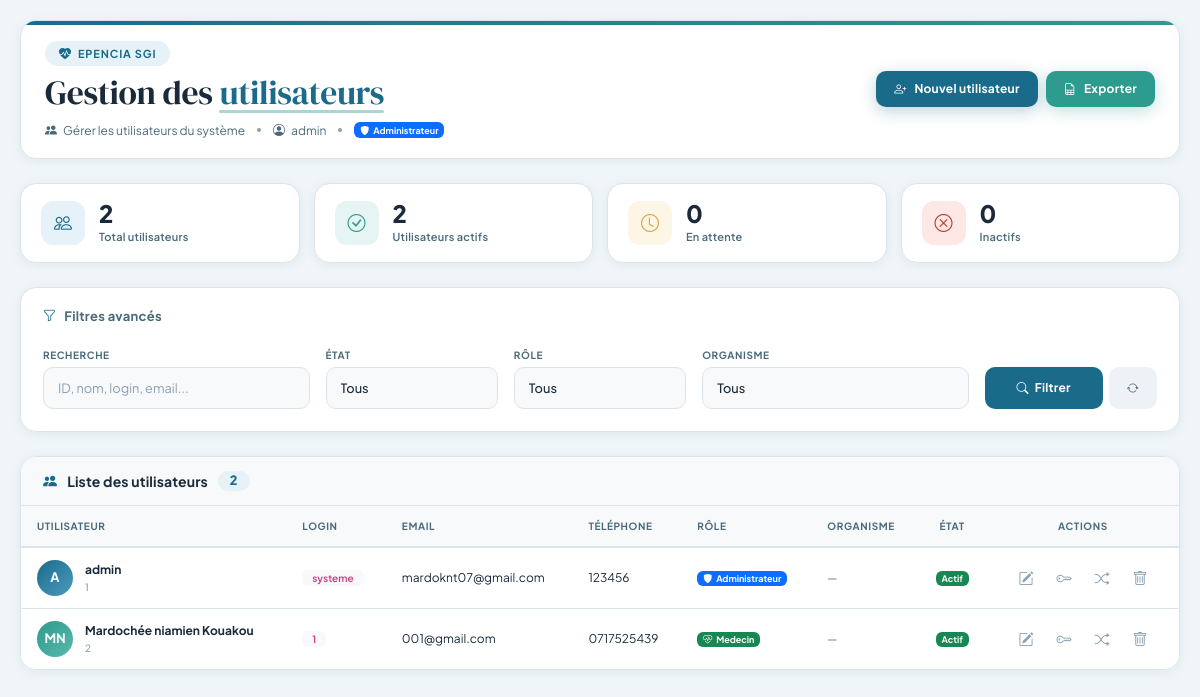
The page /views/utilisateur/gestion-utilisateur.php (signed in) on the database its author committed.
### tables this page shows
CREATE TABLE IF NOT EXISTS `utilisateurs` (
  `utilisateur_id` varchar(100) NOT NULL,
  `nom_prenom` varchar(200) DEFAULT NULL,
  `login` varchar(200) DEFAULT NULL,
  `mdp` varchar(200) DEFAULT NULL,
  `telephone` varchar(250) DEFAULT NULL,
  `email` varchar(200) DEFAULT NULL,
  `role` enum('Superviseur','Administrateur','Pharmacien','Medecin') DEFAULT NULL,
  `organisme_id` varchar(200) DEFAULT NULL,
  `date_saisie` date DEFAULT NULL,
  `photo` longblob,
  `type_photo` varchar(200) DEFAULT NULL,
  `etat` enum('actif','inactif','en attente') DEFAULT NULL,
  PRIMARY KEY (`utilisateur_id`),
  UNIQUE KEY `login` (`login`),
  UNIQUE KEY `email` (`email`)
);

### views/utilisateur/gestion-utilisateur.php (the view, shortened to what this page needs)
<?php
require 'database/database.php';
$user_role = $_SESSION['role'] ?? '';
$user_nom = $_SESSION['nom_prenom'] ?? 'Utilisateur';
$limit = 15;
$page = max(1, (int)($_POST['page'] ?? 1));
$search = trim($_POST['search'] ?? '');
$offset = ($page - 1) * $limit;
$count_sql = 'SELECT COUNT(*) FROM utilisateurs u LEFT JOIN organismes o ON u.organisme_id = o.organisme_id';
$count_params = [];
$stmt = $pdo->prepare($count_sql);
$stmt->execute($count_params);
$total_utilisateurs = $stmt->fetchColumn();
$sql = 'SELECT u.*, o.nom as organisme_nom, o.type as organisme_type FROM utilisateurs u LEFT JOIN organismes o ON u.organisme_id = o.organisme_id';
$sql .= ' ORDER BY u.nom_prenom ASC LIMIT ? OFFSET ?';
$stmt = $pdo->prepare($sql);
$i = 1;
$stmt->bindValue($i++, $limit, PDO::PARAM_INT);
$stmt->bindValue($i++, $offset, PDO::PARAM_INT);
$stmt->execute();
$utilisateurs = $stmt->fetchAll(PDO::FETCH_ASSOC);
$stmt = $pdo->query('SELECT COUNT(*) FROM utilisateurs'); $total_general = $stmt->fetchColumn();
$stmt = $pdo->query('SELECT COUNT(*) FROM utilisateurs WHERE etat = "actif"'); $total_actif = $stmt->fetchColumn();
$stmt = $pdo->query('SELECT COUNT(*) FROM utilisateurs WHERE etat = "inactif"'); $total_inactif = $stmt->fetchColumn();
$stmt = $pdo->query('SELECT COUNT(*) FROM utilisateurs WHERE etat = "en attente"'); $total_attente = $stmt->fetchColumn();
function getStatusBadge($status) {
    $statusMap = [
        'actif' => ['class' => 'success', 'label' => 'Actif'],
        'inactif' => ['class' => 'danger', 'label' => 'Inactif'],
        'en attente' => ['class' => 'warning', 'label' => 'En attente']
    ];
    $status = strtolower($status ?? 'inactif');
    $info = $statusMap[$status] ?? ['class' => 'secondary', 'label' => ucfirst($status)];
    return '<span class="badge bg-' . $info['class'] . '">' . $info['label'] . '</span>';
}
function getRoleBadge($role) {
    $roleMap = [
        'Superviseur' => ['class' => 'danger', 'icon' => 'bi-shield-check'],
        'Administrateur' => ['class' => 'primary', 'icon' => 'bi-shield-fill'],
        'Pharmacien' => ['class' => 'info', 'icon' => 'bi-capsule'],
        'Medecin' => ['class' => 'success', 'icon' => 'bi-heart-pulse']
    ];
    $info = $roleMap[$role] ?? ['class' => 'secondary', 'icon' => 'bi-person'];
    return '<span class="badge bg-' . $info['class'] . '"><i class="bi ' . $info['icon'] . ' me-1"></i>' . htmlspecialchars($role) . '</span>';
}
?>
<!DOCTYPE html>
<html lang="fr">
<head>
    <link href="https://cdn.jsdelivr.net/npm/bootstrap@5.3.2/dist/css/bootstrap.min.css" rel="stylesheet">
    <link href="https://cdn.jsdelivr.net/npm/bootstrap-icons@1.11.3/font/bootstrap-icons.css" rel="stylesheet">
</head>
<body>
<div class="app-container">
    <header class="page-header">
        <div class="header-left">
            <div class="medical-badge">
                <i class="bi bi-heart-pulse-fill"></i> Epencia SGI
            </div>
            <h1>Gestion des <span class="highlight">utilisateurs</span></h1>
            <div class="subtitle">
                <i class="bi bi-people-fill"></i>
                Gérer les utilisateurs du système
                <span class="dot"></span>
                <i class="bi bi-person-circle"></i> <?php echo htmlspecialchars($user_nom); ?>
                <span class="dot"></span>
                <?php echo getRoleBadge($user_role); ?>
            </div>
        </div>
        <div class="header-actions">
            <button class="btn btn-medical-primary" data-bs-toggle="modal" data-bs-target="#addModal">
                <i class="bi bi-person-plus"></i> <span>Nouvel utilisateur</span>
            </button>
            <form method="POST" class="d-inline">
                <button type="submit" name="export_excel" class="btn btn-medical-secondary">
                    <i class="bi bi-file-earmark-spreadsheet"></i> <span>Exporter</span>
                </button>
            </form>
        </div>
    </header>
    <div class="stats-grid fade-in">
        <div class="stat-card">
            <div class="stat-icon blue"><i class="bi bi-people"></i></div>
            <div>
                <div class="stat-value"><?= $total_general ?></div>
                <div class="stat-label">Total utilisateurs</div>
            </div>
        </div>
        <div class="stat-card">
            <div class="stat-icon teal"><i class="bi bi-check-circle"></i></div>
            <div>
                <div class="stat-value"><?= $total_actif ?></div>
                <div class="stat-label">Utilisateurs actifs</div>
            </div>
        </div>
        <div class="stat-card">
            <div class="stat-icon warning"><i class="bi bi-clock"></i></div>
            <div>
                <div class="stat-value"><?= $total_attente ?></div>
                <div class="stat-label">En attente</div>
            </div>
        </div>
        <div class="stat-card">
            <div class="stat-icon danger"><i class="bi bi-x-circle"></i></div>
            <div>
                <div class="stat-value"><?= $total_inactif ?></div>
                <div class="stat-label">Inactifs</div>
            </div>
        </div>
    </div>
    <form method="POST" action="" id="filterForm" class="filter-section fade-in">
        <div class="filter-title">
            <i class="bi bi-funnel"></i> Filtres avancés
        </div>
        <div class="row g-2 g-md-3 align-items-end">
            <div class="col-12 col-sm-6 col-md-3">
                <label class="form-label">Recherche</label>
                <input type="text" class="form-control" name="search" value="<?= htmlspecialchars($search) ?>" placeholder="ID, nom, login, email...">
            </div>
            <div class="col-6 col-sm-3 col-md-2">
                <label class="form-label">État</label>
                <select name="etat" class="form-select">
                    <option value="">Tous</option>
                </select>
            </div>
            <div class="col-6 col-sm-3 col-md-2">
                <label class="form-label">Rôle</label>
                <select name="role" class="form-select">
                    <option value="">Tous</option>
                </select>
            </div>
            <div class="col-8 col-sm-6 col-md-3">
                <label class="form-label">Organisme</label>
                <select name="organisme_id" class="form-select">
                    <option value="">Tous</option>
                </select>
            </div>
            <div class="col-4 col-sm-6 col-md-2">
                <div class="filter-actions">
                    <button type="submit" name="apply_filters" class="btn btn-filter w-100">
                        <i class="bi bi-search"></i> Filtrer
                    </button>
                    <button type="submit" name="reset_filters" class="btn btn-reset">
                        <i class="bi bi-arrow-repeat"></i>
                    </button>
                </div>
            </div>
        </div>
    </form>
    <div class="card-modern fade-in">
        <div class="card-header">
            <h5>
                <i class="bi bi-people-fill" style="color:var(--medical-blue);"></i>
                Liste des utilisateurs
                <span class="badge-count"><?= $total_utilisateurs ?></span>
            </h5>
        </div>
        <div class="card-body p-0">
            <div class="table-wrapper">
                <table class="table table-modern">
                    <thead>
                        <tr>
                            <th>Utilisateur</th>
                            <th>Login</th>
                            <th class="d-none d-md-table-cell">Email</th>
                            <th class="d-none d-lg-table-cell">Téléphone</th>
                            <th>Rôle</th>
                            <th class="d-none d-xl-table-cell">Organisme</th>
                            <th class="text-center">État</th>
                            <th class="text-center" style="min-width:120px;">Actions</th>
                        </tr>
                    </thead>
                    <tbody>
                        <?php if (empty($utilisateurs)): ?>
                            <tr>
                                <td colspan="8" class="text-center py-5" style="color:var(--medical-text-muted);">
                                    <i class="bi bi-inbox" style="font-size:3rem;display:block;margin-bottom:12px;opacity:0.3;"></i>
                                    Aucun utilisateur trouvé
                                </td>
                            </tr>
                        <?php else:
                            $avatarColors = ['blue', 'teal', 'warning', 'danger', 'info'];
                            $colorIndex = 0;
                            foreach ($utilisateurs as $u):
                                $row_class = 'row-' . str_replace(' ', '', $u['etat']);
                                $initiales = '';
                                $parts = explode(' ', trim($u['nom_prenom'] ?? 'U'));
                                foreach ($parts as $p) { if (!empty($p)) $initiales .= strtoupper(substr($p, 0, 1)); }
                                $color = $avatarColors[$colorIndex % count($avatarColors)];
                                $colorIndex++;
                        ?>
                            <tr class="<?= $row_class ?>">
                                <td>
                                    <div class="avatar-group">
                                        <span class="avatar <?= $color ?>"><?= substr($initiales, 0, 2) ?></span>
                                        <div class="user-details">
                                            <span class="name"><?= htmlspecialchars($u['nom_prenom'] ?? '-') ?></span>
                                            <span class="id"><?= htmlspecialchars($u['utilisateur_id']) ?></span>
                                        </div>
                                    </div>
                                </td>
                                <td><code style="font-size:clamp(10px,0.7vw,13px);background:var(--medical-gray-light);padding:2px 10px;border-radius:6px;font-weight:600;font-family:var(--font-primary);"><?= htmlspecialchars($u['login'] ?? '-') ?></code></td>
                                <td class="d-none d-md-table-cell"><?= htmlspecialchars($u['email'] ?? '-') ?></td>
                                <td class="d-none d-lg-table-cell"><?= htmlspecialchars($u['telephone'] ?? '-') ?></td>
                                <td><?= getRoleBadge($u['role'] ?? '') ?></td>
                                <td class="d-none d-xl-table-cell">
                                    <?php if (!empty($u['organisme_nom'])): ?>
                                        <span style="font-weight:600;font-size:clamp(0.7rem,0.75vw,0.85rem);font-family:var(--font-primary);"><?= htmlspecialchars($u['organisme_nom']) ?></span>
                                    <?php else: ?>
                                        <span class="text-muted" style="font-size:clamp(0.7rem,0.75vw,0.85rem);font-family:var(--font-primary);">—</span>
                                    <?php endif; ?>
                                </td>
                                <td class="text-center"><?= getStatusBadge($u['etat'] ?? '') ?></td>
                                <td>
                                    <div class="actions-group">
                                        <form method="POST" class="d-inline">
                                            <button type="submit" class="btn-action edit" title="Modifier">
                                                <i class="bi bi-pencil-square"></i>
                                            </button>
                                        </form>
                                        <button type="button" class="btn-action key" data-bs-toggle="modal" data-bs-target="#resetPasswordModal"
                                            data-utilisateur-id="<?= htmlspecialchars($u['utilisateur_id']) ?>"
                                            data-utilisateur-nom="<?= htmlspecialchars($u['nom_prenom'] ?? '-') ?>"
                                            title="Réinitialiser mot de passe">
                                            <i class="bi bi-key"></i>
                                        </button>
                                        <button type="button" class="btn-action shuffle" data-bs-toggle="modal" data-bs-target="#generatePasswordModal"
                                            data-utilisateur-id="<?= htmlspecialchars($u['utilisateur_id']) ?>"
                                            data-utilisateur-nom="<?= htmlspecialchars($u['nom_prenom'] ?? '-') ?>"
                                            title="Générer mot de passe">
                                            <i class="bi bi-shuffle"></i>
                                        </button>
                                        <button type="button" class="btn-action delete" data-bs-toggle="modal" data-bs-target="#deleteModal"
                                            data-utilisateur-id="<?= htmlspecialchars($u['utilisateur_id']) ?>"
                                            data-utilisateur-nom="<?= htmlspecialchars($u['nom_prenom'] ?? '-') ?>"
                                            title="Supprimer">
                                            <i class="bi bi-trash"></i>
                                        </button>
                                    </div>
                                </td>
                            </tr>
                        <?php endforeach; endif; ?>
                    </tbody>
                </table>
            </div>
        </div>
    </div>
</div>
</body>
</html>

### rows shown on the page
utilisateurs: initiales "A", nom_prenom "admin", utilisateur_id "1", login "systeme", email "mardoknt07@gmail.com", telephone "123456", role "Administrateur", etat "Actif"
utilisateurs: initiales "MN", nom_prenom "Mardochée niamien Kouakou", utilisateur_id "2", login "1", email "001@gmail.com", telephone "0717525439", role "Medecin", etat "Actif"

### other values the page prints
$user_nom "admin"
$role "Administrateur"
$total_general "2"
$total_actif "2"
$total_attente "0"
$total_inactif "0"
$total_utilisateurs "2"
